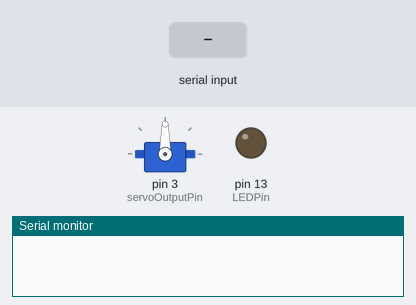
The sketch below on a simulated Arduino Uno, built with avr-gcc and run on an emulated ATmega328P. On the bench: servo, output pins drawn as LEDs (lit = HIGH), the last lines printed to the serial monitor. Inputs (shaded band) come from the test bench.

Above: at 1.2 s.
1.3 s: "LED_on\n" received over Serial
At 2.4 s:
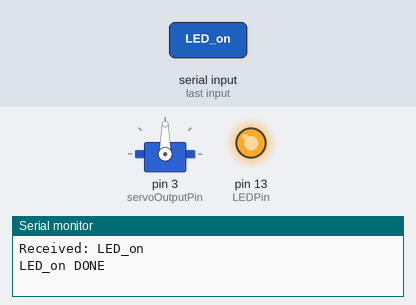
2.8 s: "LED_off\n" received over Serial
At 3.6 s:
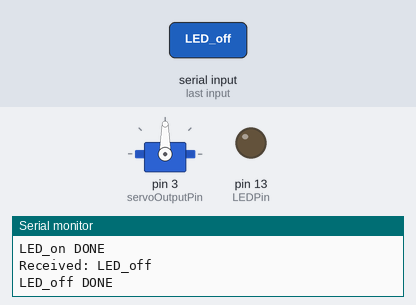
Timing chart, 0 to 5.8 s (numbered marks = the images above; inputs shaded):
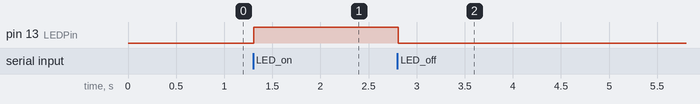

The sketch:

aufgabe3.4.ino
```cpp
#include <Servo.h>

int LEDPin = 13;


int servoOutputPin = 3;
Servo servo;
//int servoPos = 0;
int servoMin = 23;
int servoMax = 157;
//int servoAdjust = 23; // 23 - 157°

//Serial Input is saved here
char serialData[100];


void setup() {
  // put your setup code here, to run once:

  Serial.begin(9600);

  pinMode(LEDPin, OUTPUT);
  LED_off();

  servo.attach(servoOutputPin);
}


void loop() {
  // put your main code here, to run repeatedly:

  //Got characters?
  if(0 < Serial.available()) {
	//Clear the data and read it
    memset(serialData, '\0', 100);
    Serial.readBytesUntil('\n', serialData, 100);

    Serial.print("Received: ");
    Serial.println(serialData);


	//Parse for commands and run them
    if (strcmp(serialData, "LED_on") == 0) {
      //Run it
	  LED_on();
          Serial.println("LED_on DONE");
    }
    else if (strcmp(serialData, "LED_off") == 0) {
      //Run it
	  LED_off();
          Serial.println("LED_off DONE");
    }
    else if (strstr(serialData, "moveTo(") == serialData) {
	  char* start = NULL;
          char* ending = NULL;
	  start = strchr(serialData, '(')+1;
	  ending= strrchr(serialData, ')')-1;


	  if(start != NULL && ending != NULL && start < ending && ending[1+1] == '\0') {
		//We have found a 'valid' beginning and ending
                //The start is before the end
                //After the ending are no more characters

		//Check if in between the brackets are only digits
		while(start != ending) {
		  if( !isdigit(*ending)) {
		    break;
		  }
		  ending--;
		}

                //First check character is not covered by the loop
                //Did the loop run successfully (start == ending) ?
		if(isdigit(*start) && start == ending) {
		  //So, there are only digits

		  //Convert the text to a number
		  int value = atoi(start);
		  //Run it
		  moveTo(value);
		}
		else {
		  Serial.println("moveTo-Kommando falsch. Richtig: moveTo(ZAHL), wobei ZAHL im Bereich von 23 bis 157 liegt (-5.1)");
		}
	  }
	  else {
	    Serial.println("moveTo-Kommando falsch. Richtig: moveTo(ZAHL), wobei ZAHL im Bereich von 23 bis 157 liegt (-5.0)");
	  }
    }
	else {
	  //No command found...
	  Serial.print("Kommando nicht verstanden (-1): ");
	  Serial.println(serialData);
	}
  }
}


void LED_on() {
  digitalWrite(LEDPin, HIGH);
}

void LED_off() {
  digitalWrite(LEDPin, LOW);
}

void moveTo(int angle) {
  if(servoMin <= angle && angle <= servoMax) {
    Serial.print("Servo new Pos: ");
    Serial.println(angle);

    servo.write(angle);
  }
  else {
	Serial.println("moveTo-Kommando falsch. angle is either to big or too small.");
  }
}
```

Measured:
- after the input at 1.3 s, pin 13 (LEDPin): LOW → HIGH at once
- after the input at 2.8 s, pin 13 (LEDPin): HIGH → LOW at once
